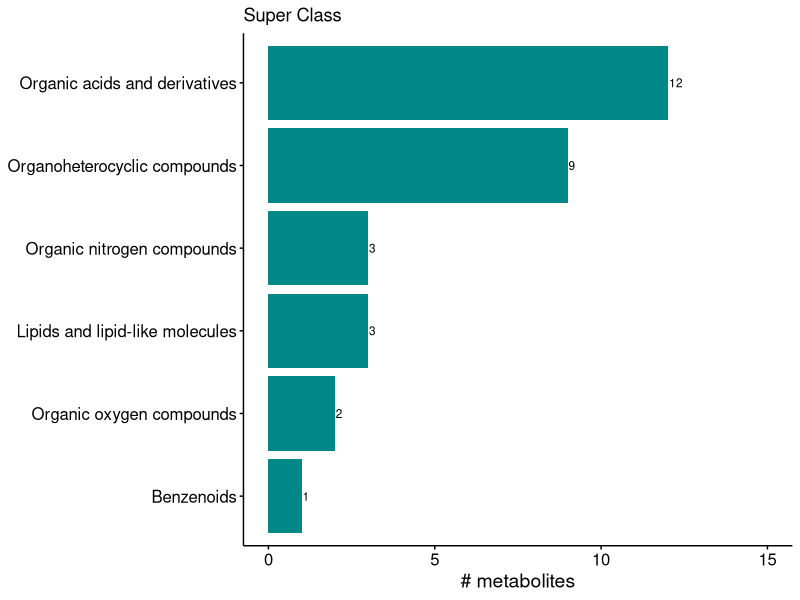
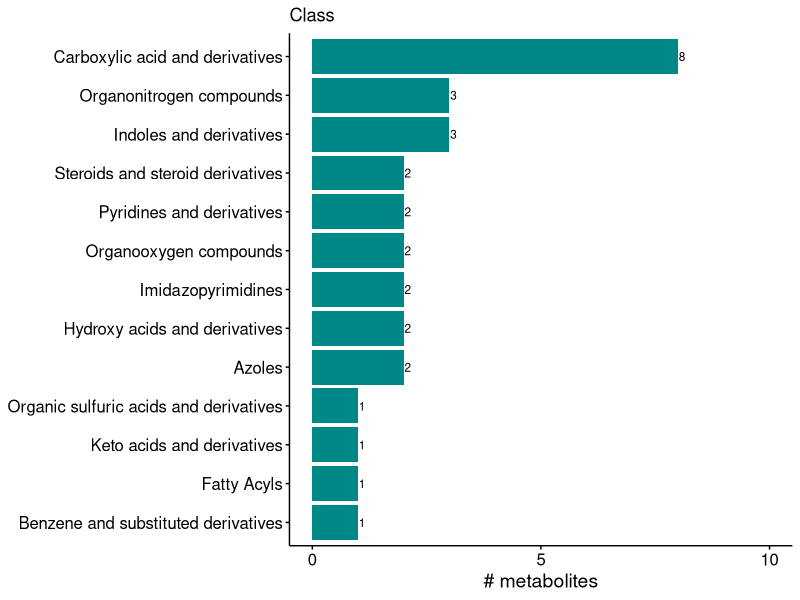
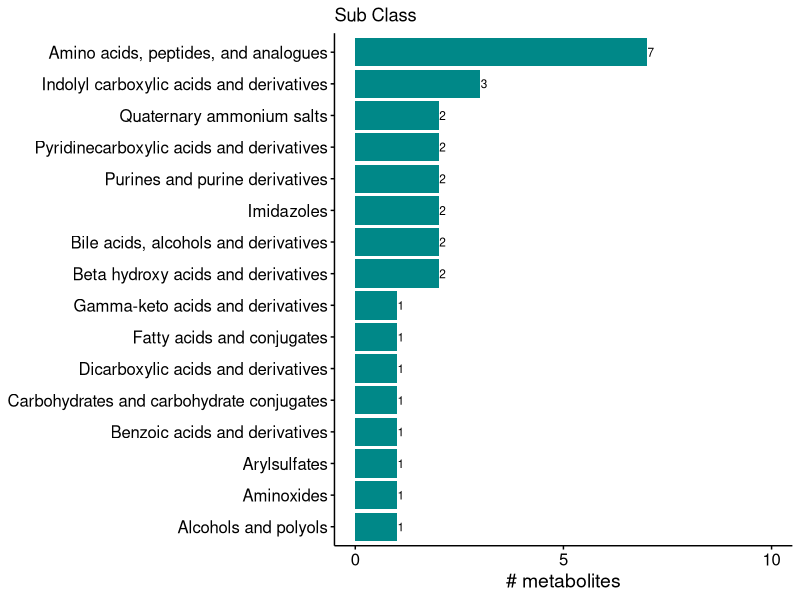

Write R code to recreate these figures, in order.
## ---- chunk 1
library(dplyr)
library(ggplot2)
library(readxl)
library(scales)
## ---- chunk 2
met_df <- read_excel('Metabolite classes.xlsx')
# Rename columns
colnames(met_df) <- c("Name", "Super Class", "Class", "Sub Class")
## ---- chunk 3
plot_bar <- function(df, column_name, highest, ht = 3) {
  counts <- df %>% count(.data[[column_name]])
  max_n <- max(counts$n)
  upper_limit <- ceiling(max_n / 5) * 5
  print(upper_limit)
  
  p <- ggplot(counts, aes(x = reorder(.data[[column_name]], n), y = n)) +
  geom_bar(stat = "identity", fill = "#008888") +
  geom_text(aes(label = n), hjust = -0.1, size = 3) +
  coord_flip() +
  labs(title = column_name,
       x = NULL, y = "# metabolites") +
  scale_y_continuous(
    breaks = seq(0, upper_limit, by = 5),
    limits = c(0, highest)) +
      theme_minimal() +
  theme(panel.grid = element_blank(),            # remove grid lines
    axis.line = element_line(color = "black"), # add axis lines
    axis.ticks = element_line(color = "black"), # add ticks
    axis.text = element_text(size = 12, color = 'black'),
    axis.title = element_text(size = 14, color = 'black'))
  
  ggsave(paste0("Number Metabolites Per ", column_name, '.pdf'), plot = p,
         width = 6, height = ht)
}

# Plot each level
plot_bar(met_df, "Super Class", 15)
plot_bar(met_df, "Class", 10)
plot_bar(met_df, "Sub Class", 10, ht = 4)
